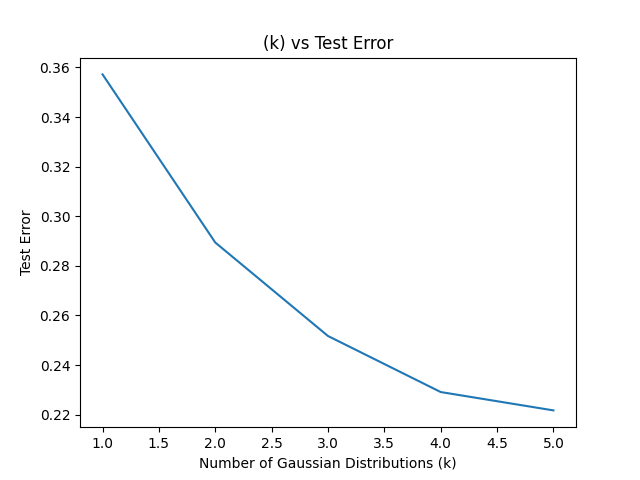

The script that drew this image:
import matplotlib.pyplot as plt
import numpy as np
import pandas as pd
import tensorflow as tf

from tensorflow.keras import layers, models
from sklearn.decomposition import PCA
from sklearn.mixture import GaussianMixture

def normalize_img(image):
    scaled_image = image / 255.  # Scale the image to 0-1

    return scaled_image.flatten()


(x_train, y_train), (x_test, y_test) = tf.keras.datasets.mnist.load_data()


dataToTrain = []
dataToTest = []

for i in range(0, len(x_train)):
    dataToTrain.append(normalize_img(x_train[i, :]))

for i in range(0, len(x_test)):
    dataToTest.append(normalize_img(x_test[i, :]))

pca = PCA(n_components=100)
pca.fit(dataToTrain)

dataToTrain = pca.transform(dataToTrain)
dataToTest = pca.transform(dataToTest)

dataToTrainByDigit= [[] for i in range(10)]

for i in range(0, len(x_train)):
    dataToTrainByDigit[y_train[i]].append(dataToTrain[i,:])


predictionPerDigit = []
for i in range(0, 10):
    predictionPerDigit.append(len(dataToTrainByDigit[i])/len(x_train))

def calculatePredictions(model, x):
    return model.score_samples(x.reshape(1, -1))[0]

def trainGMM(k, data):
    return GaussianMixture(n_components=k, random_state=0, covariance_type="diag").fit(data)


xVals = []
yVals = []
for k in range(1, 6):
    correct = 0
    incorrect = 0

    modelsPerDigit = []


    for i in range(0, 10):
        modelsPerDigit.append(trainGMM(k, dataToTrainByDigit[i]))


    for test_idx in range(0, len(dataToTest)):

        prob = calculatePredictions(modelsPerDigit[0], dataToTest[test_idx])
        digitWithHighestProb = 0

        for i in range(1, 10):

            likelihood = calculatePredictions(modelsPerDigit[i], dataToTest[test_idx])
            if prob < likelihood * predictionPerDigit[i]:
                prob = likelihood * predictionPerDigit[i]
                digitWithHighestProb = i

        if digitWithHighestProb == y_test[test_idx]:
            correct += 1
        else:
            incorrect += 1

    xVals.append(k)
    yVals.append(incorrect/ (correct+incorrect))
    print(k, ": ", incorrect/ (correct+incorrect))

plt.plot(xVals, yVals)
plt.xlabel("Number of Gaussian Distributions (k)")
plt.ylabel("Test Error")
plt.title("(k) vs Test Error")
plt.show()
